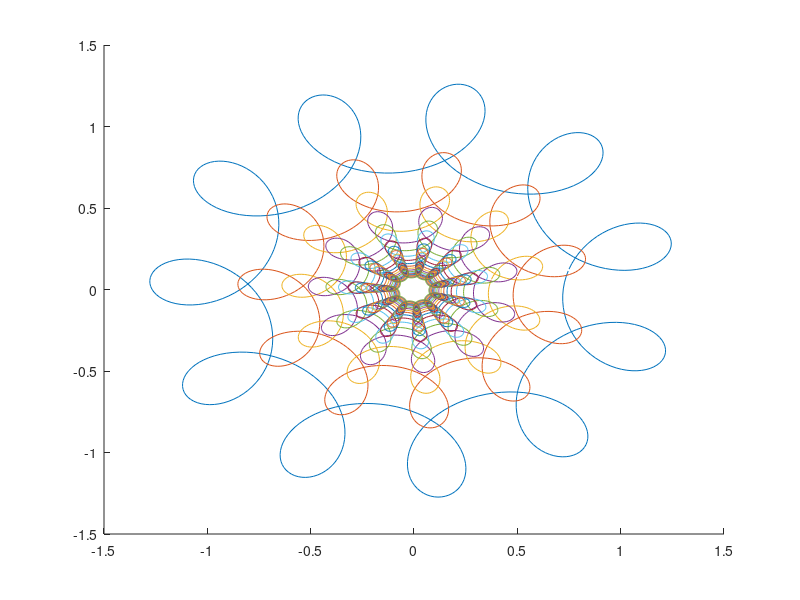

Write MATLAB code to recreate this figure.
# params
a = 1/4;
b = 1/8;
m = 10;
n = 10;

# time
t_min = 0;
t_max = 2*pi;
dt = 0.01;
t = [t_min:dt:t_max];

# parametric equations
x = cos(t) - a*cos(m*t) + b*sin(n*t);
y = sin(t) + a*sin(m*t) + b*cos(n*t);

# plot
hold on;
for k = 1:0.5:10
    plot (x/k, y/k)
end
hold off;